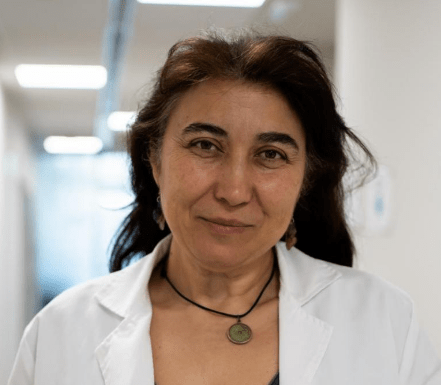
#> input picture WebContent/resources/persons/carmen.png, 441 x 385 px; its folder holds only this picture in this run
$ python loadcontent.py
#> lines starting #> are read from the running program, lines starting #| are printed output that depends on the picture
#> call 2 of loadImageAsJPG, with load_path = './WebServer/web/resources/persons/', widths = (128, 256, 384), aspectRatio = 1, quality = 50, resample = 2, subfolders = True
#> in loadImageAsJPG, img is the input picture: PIL image 441x385 P; mean R, G, B 164.4, 153.2, 145.2
from re import sub
import PIL
from PIL import Image
import glob
import os
import shutil

import sys

""" Crops an image to a defined aspect ratio """
def cropToAspectRatio(img : Image, aspectRatio : float):
#> called with aspectRatio = 1
    if aspectRatio < 0:
        raise ValueError("Aspect ratio must be positive.")
        return
    if img.width/img.height > aspectRatio:
        new_width = int(img.height * aspectRatio)
#> new_width = 385
        offset = (img.width - new_width) // 2
#> offset = 28
        img = img.crop((offset, 0, img.width - offset, img.height))
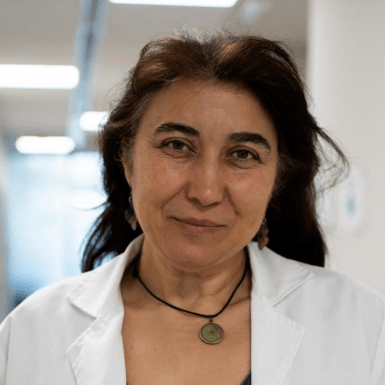
#> img: PIL image 385x385 P; mean R, G, B 159.1, 146.6, 137.9
    elif img.width/img.height < aspectRatio:
        new_height = img.width // aspectRatio
        offset = (img.height - new_height) // 2
        img = img.crop((0, offset, img.width, img.height - offset))

    return img

def loadImageAsJPG(file_path : str, load_path : str, widths : tuple = (1920), aspectRatio : float = 16/9, quality : int = 50, resample : Image.Resampling = Image.Resampling.BILINEAR, subfolders : bool = False):
    try:
        img = Image.open(file_path)
    except FileNotFoundError as err:
        print(f"Error: No se encontró el archivo {err.filename}")
    except PIL.UnidentifiedImageError as err:
        print(f"Error: El archivo {err.filename} no es una imagen.")
    else:
        img = cropToAspectRatio(img, aspectRatio)
        #Convert image to RGB to save in JPEG
        if img.mode != "RGB":
            img = img.convert("RGB")
        name = ".".join(os.path.basename(file_path).split(".")[:-1]) # Gets filename
        os.makedirs(load_path, exist_ok=True) #Creates load path if it doesn't exist

        if subfolders:
            for width in widths:
                height = img.height * width // img.width
                tmp = img.resize((width, height), resample)
                os.makedirs(load_path + f"{width}w", exist_ok=True)
                tmp.save(load_path + f"{width}w/" + f"{name}.jpg", "jpeg", quality=quality, optimize=True)
        else:
            os.makedirs(load_path, exist_ok=True)
            for width in widths:
                height = img.height * width // img.width
                tmp = img.resize((width, height), resample)
                tmp.save(load_path + f"{name}_{width}w.jpg", "jpeg", quality=quality, optimize=True)

        img.close()

#Clean resources directory WebServer
if os.path.exists("./WebServer/web/resources/header"):
    shutil.rmtree("./WebServer/web/resources/header")
if os.path.exists("./WebServer/web/resources/persons"):
    shutil.rmtree("./WebServer/web/resources/persons")
if os.path.exists("./WebServer/web/resources/research"):
    shutil.rmtree("./WebServer/web/resources/research")

#Resize and load header
header_widths = (640, 1000, 1440, 1920)
header_quality = 50 #Quality of header image, 0-95. 95: best quality and highest filesize
header_file_path = "./WebContent/resources/header/header.jpg"
header_load_path = "./WebServer/web/resources/header/"

loadImageAsJPG(header_file_path, header_load_path, header_widths, quality=header_quality)

#Load persons
person_widths = (128, 256, 384)
person_quality = 50 #Quality of header image, 0-95. 95: best quality and highest filesize
person_path = "./WebContent/resources/persons/"
person_load_path = "./WebServer/web/resources/persons/"

for file_path in glob.glob(person_path + "*"):
    loadImageAsJPG(file_path, person_load_path, person_widths, aspectRatio=1, quality=person_quality, subfolders=True)
#> the loop in loadImageAsJPG (call 2), `for width in widths:` made 3 passes
#> pass 1, in loadImageAsJPG (call 2), `tmp = img.resize((width, height), resample)`:
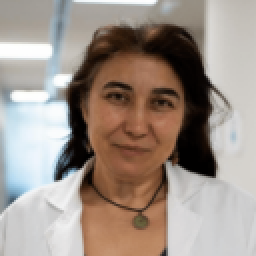
#> tmp: PIL image 128x128 RGB (shown 2 times larger); mean R, G, B 159.1, 146.6, 137.9

#Load research
research_widths = (240, 420, 720)
research_quality = 50 #Quality of header image, 0-95. 95: best quality and highest filesize
research_path = "./WebContent/resources/research/"
research_load_path = "./WebServer/web/resources/research/"

for file_path in glob.glob(research_path + "*"):
    loadImageAsJPG(file_path, research_load_path, research_widths, aspectRatio=1.5, quality=person_quality, subfolders=True)

$ run again, on WebContent/resources/persons/josefa.png
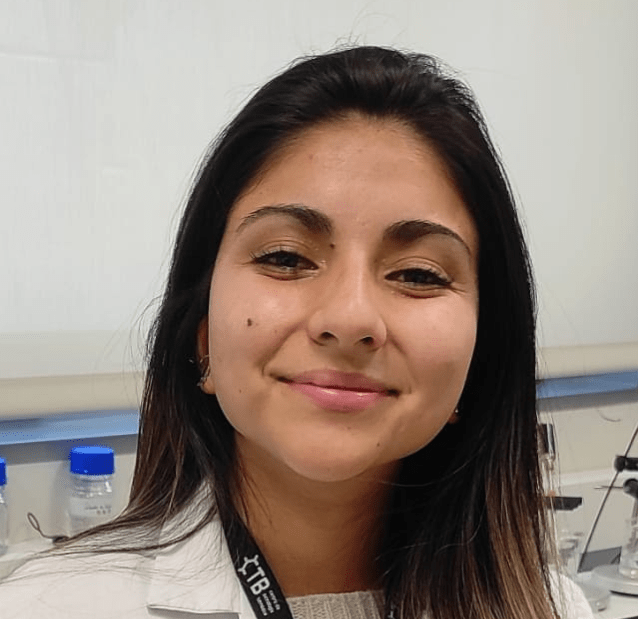
#> input picture WebContent/resources/persons/josefa.png, 638 x 619 px
#> in loadImageAsJPG, img is the input picture: PIL image 638x619 P; mean R, G, B 148.1, 134.3, 125
#> in cropToAspectRatio, `img = img.crop((offset, 0, img.width - offset, img.height))`:
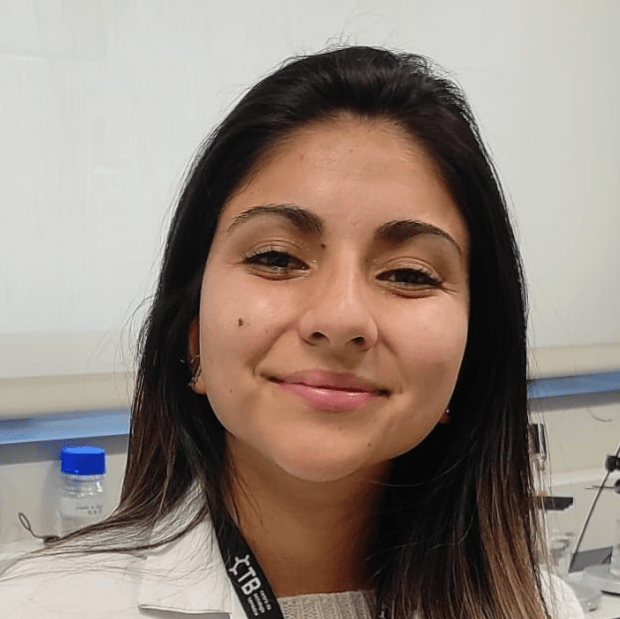
#> img: PIL image 620x619 P; mean R, G, B 147.1, 132.9, 123.5
#> the loop in loadImageAsJPG (call 2), `for width in widths:` made 3 passes
#> pass 1, in loadImageAsJPG (call 2), `tmp = img.resize((width, height), resample)`:
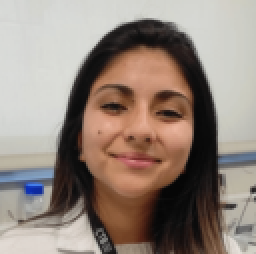
#> tmp: PIL image 128x127 RGB (shown 2 times larger); mean R, G, B 147.1, 132.9, 123.5

$ run again, on WebContent/resources/persons/marta.png
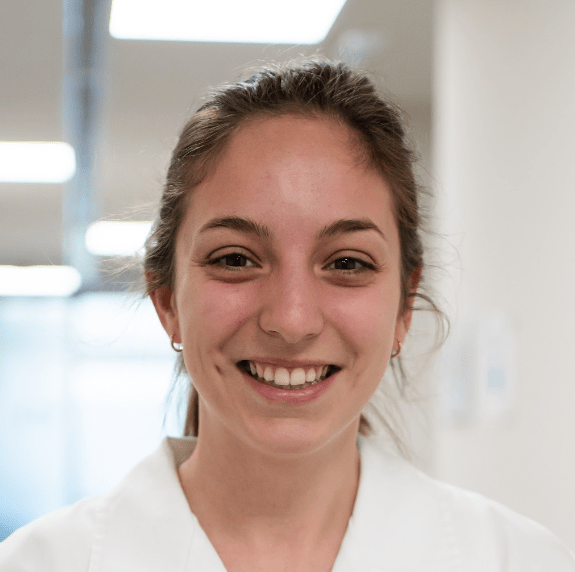
#> input picture WebContent/resources/persons/marta.png, 575 x 572 px
#> in loadImageAsJPG, img is the input picture: PIL image 575x572 P; mean R, G, B 192.8, 178.6, 171.5
#> img: PIL image 573x572 P
#> the loop in loadImageAsJPG (call 2), `for width in widths:` made 3 passes
#> pass 1, in loadImageAsJPG (call 2), `tmp = img.resize((width, height), resample)`:
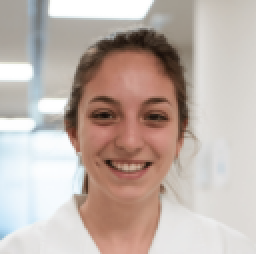
#> tmp: PIL image 128x127 RGB (shown 2 times larger); mean R, G, B 192.8, 178.5, 171.3

$ run again, on WebContent/resources/persons/nayara.png
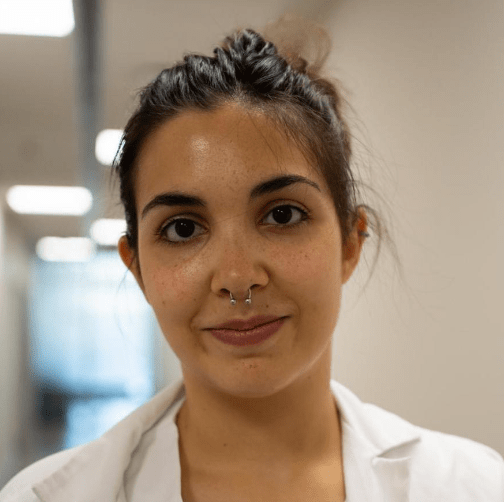
#> input picture WebContent/resources/persons/nayara.png, 504 x 502 px
#> in loadImageAsJPG, img is the input picture: PIL image 504x502 P; mean R, G, B 163.2, 144.9, 127.2
#> img: PIL image 502x502 P
#> the loop in loadImageAsJPG (call 2), `for width in widths:` made 3 passes
#> pass 1, in loadImageAsJPG (call 2), `tmp = img.resize((width, height), resample)`:
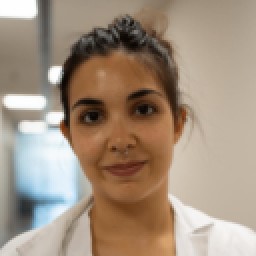
#> tmp: PIL image 128x128 RGB (shown 2 times larger); mean R, G, B 163.2, 144.8, 127

$ run again, on WebContent/resources/persons/diego.png
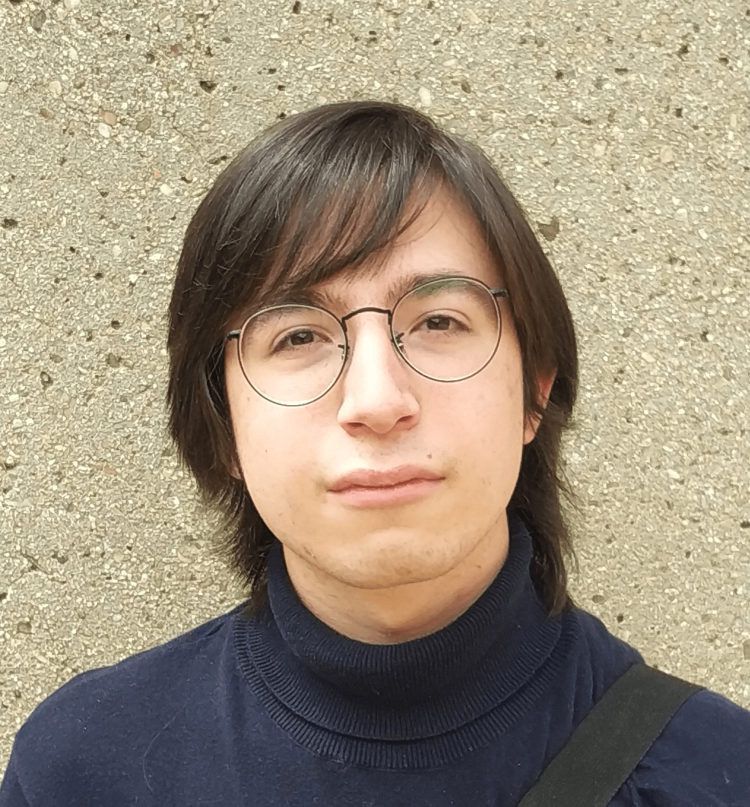
#> input picture WebContent/resources/persons/diego.png, 2250 x 2419 px (shown at 1/3 size)
#> in loadImageAsJPG, img is the input picture: PIL image 2250x2419 P; mean R, G, B 157.3, 144.5, 124.7
#> in cropToAspectRatio, `img = img.crop((0, offset, img.width, img.height - offset))`:
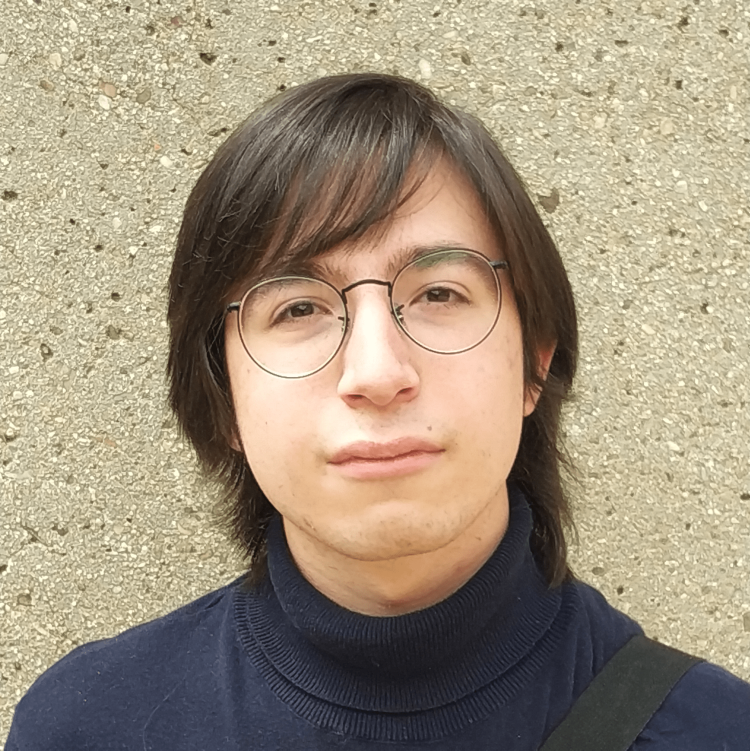
#> img: PIL image 2250x2251 P (shown at 1/3 size); mean R, G, B 159.6, 146, 125.3
#> the loop in loadImageAsJPG (call 2), `for width in widths:` made 3 passes
#> pass 2, in loadImageAsJPG (call 2), `tmp = img.resize((width, height), resample)`:
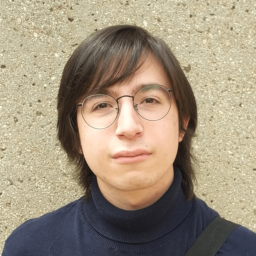
#> tmp: PIL image 256x256 RGB; mean R, G, B 159.6, 146, 125.3
